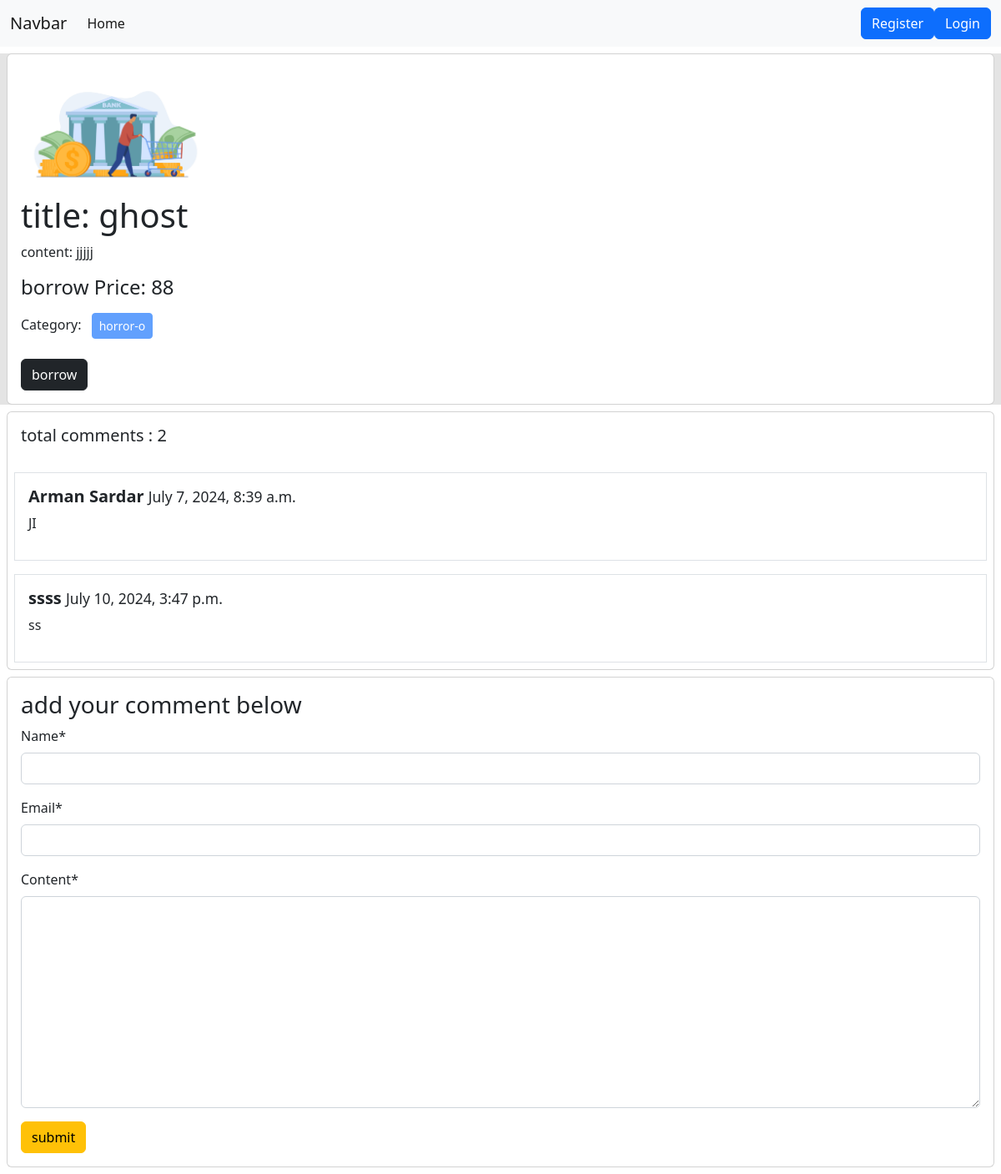
/books/details/1, run on an earlier commit of the app's database.
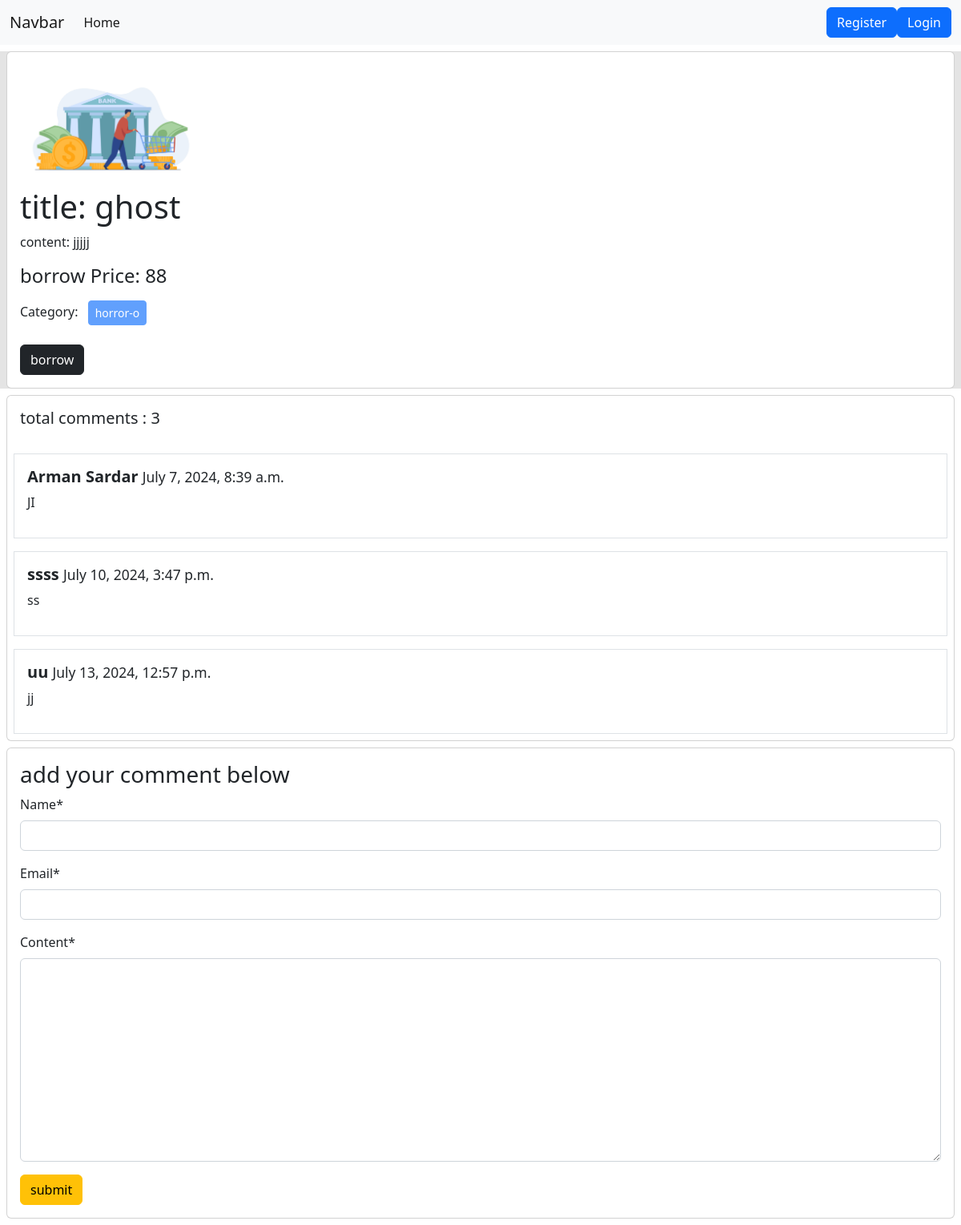
And on a later commit of the database.
### books/models.py (models this page shows, shortened)
class Category(models.Model):
    name=models.CharField(max_length=100)
    slug=models.SlugField(max_length=100,unique=True,null=True,blank=True)

class Comment(models.Model):
    book=models.ForeignKey(Books,on_delete=models.CASCADE,related_name='comments')
    name=models.CharField(max_length=30)
    email=models.EmailField()
    content=models.TextField()
    date=models.DateTimeField(auto_now_add=True)

### books/views.py (the view, shortened to what this page needs)
# urls.py: path('details/<int:id>',views.bookDetailsView.as_view(),name='details'),
class bookDetailsView(DetailView):
    model=models.Books
    template_name='details.html'
    pk_url_kwarg='id'
    def get_context_data(self,**kwargs):
        context = super().get_context_data(**kwargs)
        books = self.object #book model er object ekhnae store korlam
        comments = books.comments.all()
        comment_form=forms.ComentForm()
        context['comments'] = comments
        context['comment_form'] = comment_form
        return context

### books/forms.py
class ComentForm(forms.ModelForm):
    class Meta:
        model=Comment
        exclude=['book','date']

### books/templates/details.html (shortened to what this page needs)
{% extends "base.html" %}
{% load crispy_forms_tags %}
{% block content %}
<div class="col-12 " style="background-color:#E4E4E4;">
    <div class="card m-2">
        <div class="card-body">
            <img src="{{books.image.url}}" class="card-img-top" alt="image" style="width:20%;">
            <h1 class="card-title">title: {{books.title}}</h1>
            <p class="card-text">content: {{books.content}}</p>
            <h4>borrow Price: {{books.borrowing_price}}</h4>
            <p>Category: {% for cat in books.category.all %}
                <button class="btn btn-primary btn-sm m-2" disabled>{{cat.name}}</button>
                {% endfor %}
            </p>
            <a class="btn btn-dark" href="">borrow</a>
        </div>
    </div>
</div>
<div class="card m-2">
    <h5 class="p-3">total comments : {{comments | length}}</h5>
    {% for comment in comments %}
    <div class="card-body border m-2">
        <h5><b> {{comment.name}}</b>     <small> {{comment.date}} </small></h5>
        <p>{{comment.content}}</p>
    </div>
    {% endfor %}
</div>
<div class="card m-2">
    <div class="card-body ">
        <h3>add your comment below</h3>
        <form action="" method="post">
            {{comment_form |crispy}}
            <button type="submit" class="btn btn-warning">submit</button>
        </form>
    </div>
</div>
{% endblock %}

What changed in the data, as far as the page shows it:
added Comment: name "uu", date "July 13, 2024, 12:57 p.m.", content "jj"
Also different on the page:
{{ comments | length }}: "2" → "3"
